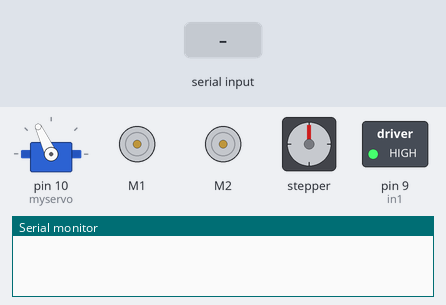
Recording of a sketch running on a simulated Arduino Uno, built with avr-gcc and run on an emulated ATmega328P. On the bench: servo, 2 × DC motor (green arrow = forward, orange = backward, longer = faster), stepper motor, switched loads named in the sketch (green lamp = pin HIGH), the last lines printed to the serial monitor. The inputs (shaded band) are chosen by the test bench. Stepper angles assume 20 steps per turn.

Above: at 1.2 s.
1.3 s: "g" received over Serial
At 7.0 s:
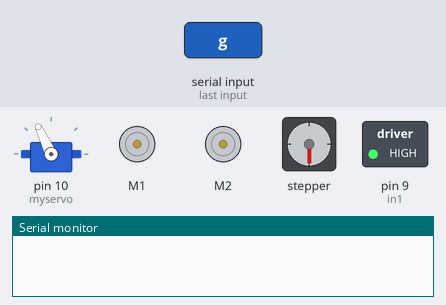
7.3 s: byte 106 ('j') received over Serial
At 9.4 s:
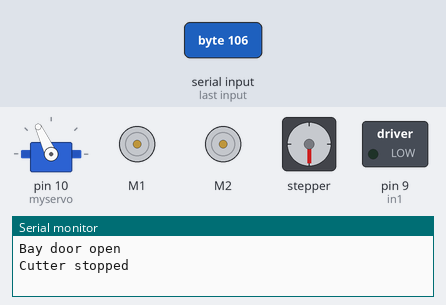
10.3 s: "a" received over Serial
At 11.2 s:
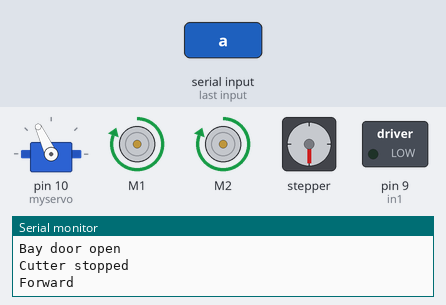
11.8 s: "b" received over Serial
At 12.3 s:
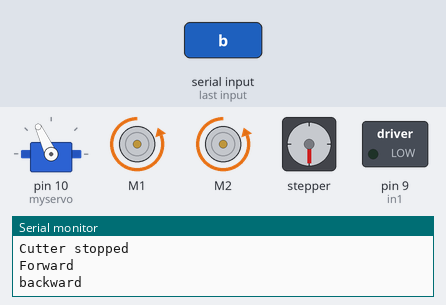
13.3 s: "c" received over Serial
At 14.5 s:
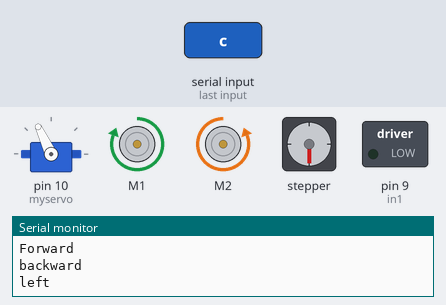
14.8 s: "d" received over Serial
At 15.8 s:
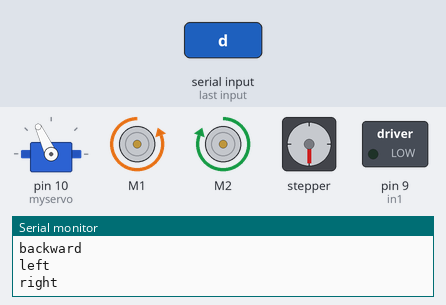
Timing chart, 0 to 17.3 s (numbered marks = the images above; inputs shaded):
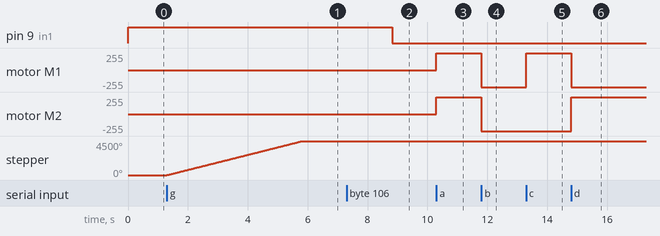

The sketch:

final_code.ino
```cpp
#include <Servo.h> //library for servo
#include <AFMotor.h> //library for shield
Servo myservo; // servo name

//initial motors pin
AF_DCMotor motor1(1, MOTOR12_1KHZ); //motor 1
AF_DCMotor motor2(2, MOTOR12_1KHZ); //motor 2
AF_Stepper stepper1(20, 2);
int in1 = 9;

int val;
int Speed = 255; // speed of motor
int pos = 0; // initial potsition of servo

void setup() // code to run once
{
  stepper1.setSpeed(200);
  myservo.attach(10); // servo pin attach
  myservo.write(115); // servo write
  Serial.begin(9600);  // Set the baud rate to your Bluetooth module.
  pinMode(in1, OUTPUT);
  digitalWrite(in1, HIGH);
}

void loop(){           // main code
  if(Serial.available() > 0){
    val = Serial.read();

    Stop(); // initialize with motors stoped

          if (val == 'a'){   // set value
          forward();  // set variable
          Serial.println("Forward"); // to check your code (output on serial monitor)
          }

          if (val == 'b'){
          backward();
          Serial.println("backward");
          }

          if (val == 'c'){
          left();
          Serial.println("left");
          }

          if (val == 'd'){
          right();
          Serial.println("right");
          }

          if (val == 'i'){
          Stop();
          Serial.println("Stationary, waiting for signal");
          }

          if (val == 'f'){
          Servoup();
          Serial.println("cutter up");
          }

          if (val == 'e'){
            Servodown();
            Serial.println("cutter down");
          }

          if (val == 'g'){
            baydooropen();
            Serial.println("Bay door open");
          }
          if (val == 'h'){
            baydoorclose();
            Serial.println("Bay door close");
          }
          if (val == 'k'){
            cutterstart();
            Serial.println("Cutter Start");
          }
          if (val == 'j'){
            cutterstop();
            Serial.println("Cutter stopped");
          }
  }
}


void forward(){
  motor1.setSpeed(Speed); //Define maximum velocity
  motor1.run(FORWARD); //rotate the motor clockwis
  motor2.setSpeed(Speed);
  motor2.run(FORWARD);
}

void backward(){
  motor2.setSpeed(Speed);
  motor2.run(BACKWARD);
  motor1.setSpeed(Speed);
  motor1.run(BACKWARD);
}


void left(){
  motor1.setSpeed(Speed);
  motor1.run(FORWARD);
  motor2.setSpeed(Speed);
  motor2.run(BACKWARD);
}

void right(){
  motor1.setSpeed(Speed);
  motor1.run(BACKWARD);
  motor2.setSpeed(Speed);
  motor2.run(FORWARD); // Rotate motor anti clockwis
}

void Stop(){
  motor1.setSpeed(0);
  motor1.run(RELEASE);
  motor2.setSpeed(0);
  motor2.run(RELEASE);
}

void Servoup(){
  myservo.write(-1); // define servo angle
}

void Servodown(){
  myservo.write(180);
}

void baydooropen(){
  stepper1.step(250, FORWARD, MICROSTEP);
  delay(3000);
}

void baydoorclose(){
  stepper1.step(250 , BACKWARD ,MICROSTEP);
}

void cutterstart(){
  digitalWrite(in1, HIGH);
}

void cutterstop(){
  digitalWrite(in1, LOW);
}
```

Measured:
- after the input at 1.3 s, stepper: turns 4500° clockwise in 4.5 s, starting at once
- after the input at 7.3 s, pin 9 (in1): HIGH → LOW after 1.5 s
- after the input at 10.3 s, motor M1, motor M2: stopped → forward 255/255 at once
- after the input at 11.8 s, motor M1, motor M2: forward 255/255 → backward 255/255 at once
- after the input at 13.3 s, motor M1: backward 255/255 → forward 255/255 at once
- after the input at 14.8 s, motor M1: forward 255/255 → backward 255/255 at once; motor M2: backward 255/255 → forward 255/255 at once
